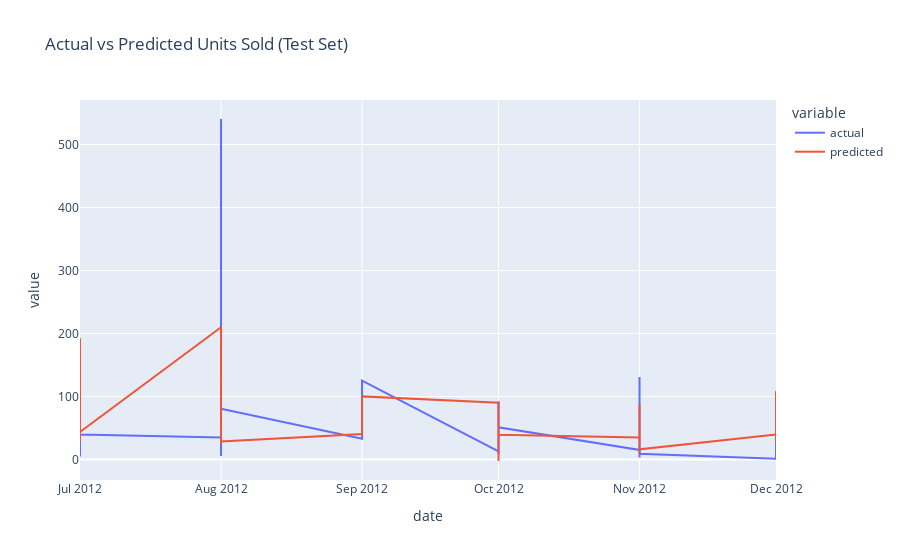

The code cell stored with this chart in its notebook:
### Code cell
#Visualize actual and predicted sales
test_plot = pd.DataFrame({
    "date": df["date"].iloc[-len(y_test):],
    "actual": y_test.values,
    "predicted": y_pred
})

fig = px.line(test_plot, x="date", y=["actual", "predicted"],
              title="Actual vs Predicted Units Sold (Test Set)")
fig.show()
